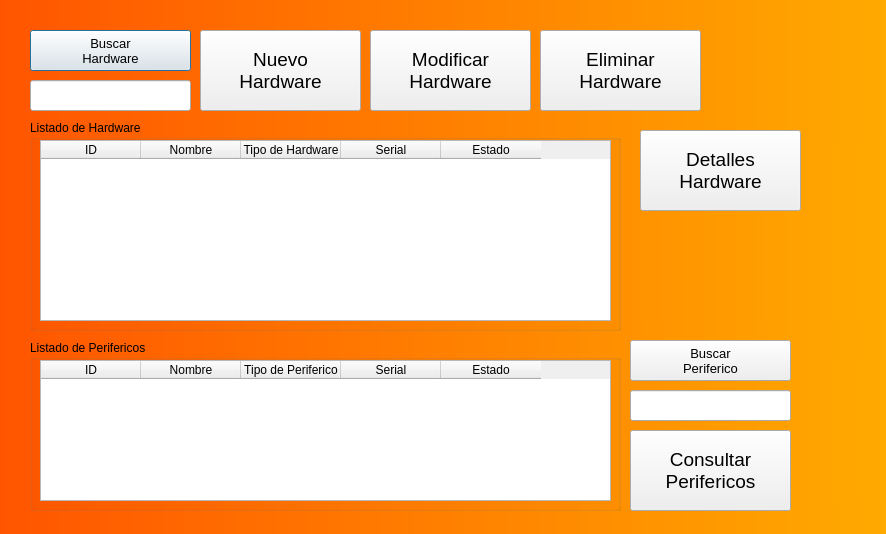
<?xml version="1.0" encoding="UTF-8"?>
<ui version="4.0">
 <class>Dialog</class>
 <widget class="QDialog" name="Dialog">
  <property name="geometry">
   <rect>
    <x>0</x>
    <y>0</y>
    <width>886</width>
    <height>534</height>
   </rect>
  </property>
  <property name="windowTitle">
   <string>Dialog</string>
  </property>
  <property name="styleSheet">
   <string notr="true">
QDialog{
    color: rgba(255, 255, 255, 10) ;
	background-color: qlineargradient(spread:reflect, x1:0, y1:0, x2:1, y2:0, stop:0 rgba(255, 85, 0, 255), stop:1 rgba(255, 170, 0, 255));
	opacity:80;
	position: relative;
    background-position: center;
    background-repeat: no-repeat;
    
}</string>
  </property>
  <widget class="QPushButton" name="Buscar">
   <property name="geometry">
    <rect>
     <x>30</x>
     <y>30</y>
     <width>161</width>
     <height>41</height>
    </rect>
   </property>
   <property name="font">
    <font>
     <pointsize>10</pointsize>
    </font>
   </property>
   <property name="text">
    <string>Buscar
Hardware</string>
   </property>
  </widget>
  <widget class="QPushButton" name="NuevoHardware">
   <property name="geometry">
    <rect>
     <x>200</x>
     <y>30</y>
     <width>161</width>
     <height>81</height>
    </rect>
   </property>
   <property name="font">
    <font>
     <pointsize>14</pointsize>
    </font>
   </property>
   <property name="text">
    <string>Nuevo
Hardware</string>
   </property>
  </widget>
  <widget class="QPushButton" name="ModificarHardware">
   <property name="geometry">
    <rect>
     <x>370</x>
     <y>30</y>
     <width>161</width>
     <height>81</height>
    </rect>
   </property>
   <property name="font">
    <font>
     <pointsize>14</pointsize>
    </font>
   </property>
   <property name="text">
    <string>Modificar
Hardware</string>
   </property>
  </widget>
  <widget class="QPushButton" name="EliminarHardware">
   <property name="geometry">
    <rect>
     <x>540</x>
     <y>30</y>
     <width>161</width>
     <height>81</height>
    </rect>
   </property>
   <property name="font">
    <font>
     <pointsize>14</pointsize>
    </font>
   </property>
   <property name="text">
    <string>Eliminar
Hardware</string>
   </property>
  </widget>
  <widget class="QLineEdit" name="BuscarID">
   <property name="geometry">
    <rect>
     <x>30</x>
     <y>80</y>
     <width>161</width>
     <height>31</height>
    </rect>
   </property>
   <property name="font">
    <font>
     <pointsize>12</pointsize>
    </font>
   </property>
   <property name="inputMethodHints">
    <set>Qt::ImhDigitsOnly|Qt::ImhUrlCharactersOnly</set>
   </property>
  </widget>
  <widget class="QGroupBox" name="groupBox">
   <property name="geometry">
    <rect>
     <x>30</x>
     <y>120</y>
     <width>591</width>
     <height>211</height>
    </rect>
   </property>
   <property name="title">
    <string>Listado de Hardware</string>
   </property>
   <widget class="QTableWidget" name="TablaHardware">
    <property name="geometry">
     <rect>
      <x>10</x>
      <y>20</y>
      <width>571</width>
      <height>181</height>
     </rect>
    </property>
    <column>
     <property name="text">
      <string>ID</string>
     </property>
    </column>
    <column>
     <property name="text">
      <string>Nombre</string>
     </property>
    </column>
    <column>
     <property name="text">
      <string>Tipo de Hardware</string>
     </property>
    </column>
    <column>
     <property name="text">
      <string>Serial</string>
     </property>
    </column>
    <column>
     <property name="text">
      <string>Estado</string>
     </property>
    </column>
   </widget>
  </widget>
  <widget class="QGroupBox" name="groupBox_2">
   <property name="geometry">
    <rect>
     <x>30</x>
     <y>340</y>
     <width>591</width>
     <height>171</height>
    </rect>
   </property>
   <property name="title">
    <string>Listado de Perifericos</string>
   </property>
   <widget class="QTableWidget" name="TablaPerifericos">
    <property name="geometry">
     <rect>
      <x>10</x>
      <y>20</y>
      <width>571</width>
      <height>141</height>
     </rect>
    </property>
    <column>
     <property name="text">
      <string>ID</string>
     </property>
    </column>
    <column>
     <property name="text">
      <string>Nombre</string>
     </property>
    </column>
    <column>
     <property name="text">
      <string>Tipo de Periferico</string>
     </property>
    </column>
    <column>
     <property name="text">
      <string>Serial</string>
     </property>
    </column>
    <column>
     <property name="text">
      <string>Estado</string>
     </property>
    </column>
   </widget>
  </widget>
  <widget class="QLineEdit" name="BuscarIDP">
   <property name="geometry">
    <rect>
     <x>630</x>
     <y>390</y>
     <width>161</width>
     <height>31</height>
    </rect>
   </property>
   <property name="font">
    <font>
     <pointsize>12</pointsize>
    </font>
   </property>
   <property name="inputMethodHints">
    <set>Qt::ImhDigitsOnly|Qt::ImhUrlCharactersOnly</set>
   </property>
   <property name="text">
    <string/>
   </property>
  </widget>
  <widget class="QPushButton" name="Perifericos">
   <property name="geometry">
    <rect>
     <x>630</x>
     <y>340</y>
     <width>161</width>
     <height>41</height>
    </rect>
   </property>
   <property name="font">
    <font>
     <pointsize>10</pointsize>
    </font>
   </property>
   <property name="text">
    <string>Buscar
Periferico</string>
   </property>
  </widget>
  <widget class="QPushButton" name="ConsultarPerifericos">
   <property name="geometry">
    <rect>
     <x>630</x>
     <y>430</y>
     <width>161</width>
     <height>81</height>
    </rect>
   </property>
   <property name="font">
    <font>
     <pointsize>14</pointsize>
    </font>
   </property>
   <property name="text">
    <string>Consultar
Perifericos</string>
   </property>
  </widget>
  <widget class="QPushButton" name="DetallesHardware">
   <property name="geometry">
    <rect>
     <x>640</x>
     <y>130</y>
     <width>161</width>
     <height>81</height>
    </rect>
   </property>
   <property name="font">
    <font>
     <pointsize>14</pointsize>
    </font>
   </property>
   <property name="text">
    <string>Detalles 
Hardware</string>
   </property>
  </widget>
 </widget>
 <resources/>
 <connections/>
</ui>
